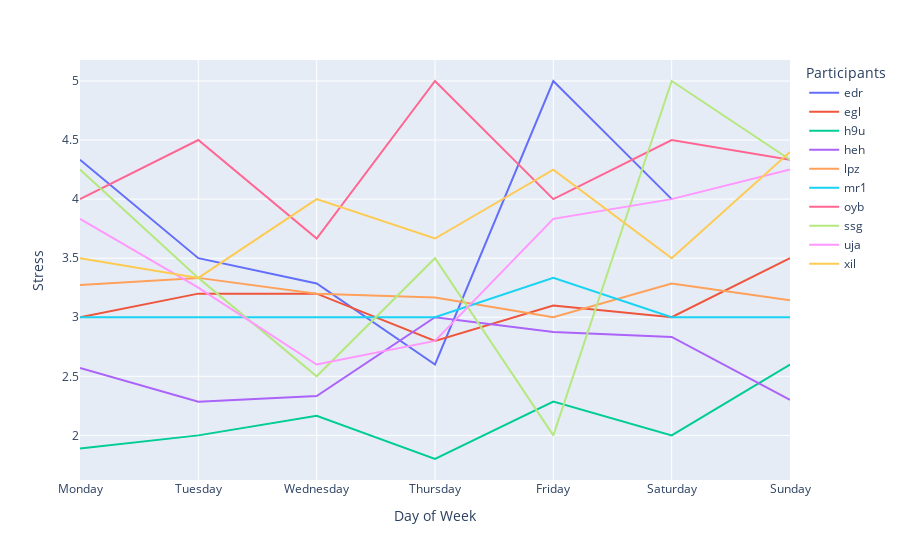

Notebook code cell kept with this figure:
### Code cell
# plot stress in df for each participant for each day_name ordered from Monday to Sunday
fig = px.line(df, x="day_name", y="stress", color="pid", 
                labels={
                    "stress": "Stress",
                    "day_name": "Day of Week",
                    "pid": "Participants"
                })
# fig.update_xaxes(categoryorder='array', categoryarray= ['Monday', 'Tuesday', 'Wednesday', 'Thursday', 'Friday', 'Saturday', 'Sunday'])
fig.show()

### Figure 1 — Plotly figure (JSON) as saved in the notebook; plotly's stock layout.template omitted (floating-point values rounded to 4 significant figures)
{"data": [{"hovertemplate": "Participants=edr<br>Day of Week=%{x}<br>Stress=%{y}<extra></extra>", "legendgroup": "edr", "line": {"color": "#636efa", "dash": "solid"}, "marker": {"symbol": "circle"}, "mode": "lines", "name": "edr", "orientation": "v", "showlegend": true, "type": "scatter", "x": ["Monday", "Tuesday", "Wednesday", "Thursday", "Friday", "Saturday"], "xaxis": "x", "y": [4.333, 3.5, 3.286, 2.6, 5, 4], "yaxis": "y"}, {"hovertemplate": "Participants=egl<br>Day of Week=%{x}<br>Stress=%{y}<extra></extra>", "legendgroup": "egl", "line": {"color": "#EF553B", "dash": "solid"}, "marker": {"symbol": "circle"}, "mode": "lines", "name": "egl", "orientation": "v", "showlegend": true, "type": "scatter", "x": ["Monday", "Tuesday", "Wednesday", "Thursday", "Friday", "Saturday", "Sunday"], "xaxis": "x", "y": [3, 3.2, 3.2, 2.8, 3.1, 3, 3.5], "yaxis": "y"}, {"hovertemplate": "Participants=h9u<br>Day of Week=%{x}<br>Stress=%{y}<extra></extra>", "legendgroup": "h9u", "line": {"color": "#00cc96", "dash": "solid"}, "marker": {"symbol": "circle"}, "mode": "lines", "name": "h9u", "orientation": "v", "showlegend": true, "type": "scatter", "x": ["Monday", "Tuesday", "Wednesday", "Thursday", "Friday", "Saturday", "Sunday"], "xaxis": "x", "y": [1.889, 2, 2.167, 1.8, 2.286, 2, 2.6], "yaxis": "y"}, {"hovertemplate": "Participants=heh<br>Day of Week=%{x}<br>Stress=%{y}<extra></extra>", "legendgroup": "heh", "line": {"color": "#ab63fa", "dash": "solid"}, "marker": {"symbol": "circle"}, "mode": "lines", "name": "heh", "orientation": "v", "showlegend": true, "type": "scatter", "x": ["Monday", "Tuesday", "Wednesday", "Thursday", "Friday", "Saturday", "Sunday"], "xaxis": "x", "y": [2.571, 2.286, 2.333, 3, 2.875, 2.833, 2.3], "yaxis": "y"}, {"hovertemplate": "Participants=lpz<br>Day of Week=%{x}<br>Stress=%{y}<extra></extra>", "legendgroup": "lpz", "line": {"color": "#FFA15A", "dash": "solid"}, "marker": {"symbol": "circle"}, "mode": "lines", "name": "lpz", "orientation": "v", "showlegend": true, "type": "scatter", "x": ["Monday", "Tuesday", "Wednesday", "Thursday", "Friday", "Saturday", "Sunday"], "xaxis": "x", "y": [3.273, 3.333, 3.2, 3.167, 3, 3.286, 3.143], "yaxis": "y"}, {"hovertemplate": "Participants=mr1<br>Day of Week=%{x}<br>Stress=%{y}<extra></extra>", "legendgroup": "mr1", "line": {"color": "#19d3f3", "dash": "solid"}, "marker": {"symbol": "circle"}, "mode": "lines", "name": "mr1", "orientation": "v", "showlegend": true, "type": "scatter", "x": ["Monday", "Tuesday", "Wednesday", "Thursday", "Friday", "Saturday", "Sunday"], "xaxis": "x", "y": [3, 3, 3, 3, 3.333, 3, 3], "yaxis": "y"}, {"hovertemplate": "Participants=oyb<br>Day of Week=%{x}<br>Stress=%{y}<extra></extra>", "legendgroup": "oyb", "line": {"color": "#FF6692", "dash": "solid"}, "marker": {"symbol": "circle"}, "mode": "lines", "name": "oyb", "orientation": "v", "showlegend": true, "type": "scatter", "x": ["Monday", "Tuesday", "Wednesday", "Thursday", "Friday", "Saturday", "Sunday"], "xaxis": "x", "y": [4, 4.5, 3.667, 5, 4, 4.5, 4.333], "yaxis": "y"}, {"hovertemplate": "Participants=ssg<br>Day of Week=%{x}<br>Stress=%{y}<extra></extra>", "legendgroup": "ssg", "line": {"color": "#B6E880", "dash": "solid"}, "marker": {"symbol": "circle"}, "mode": "lines", "name": "ssg", "orientation": "v", "showlegend": true, "type": "scatter", "x": ["Monday", "Tuesday", "Wednesday", "Thursday", "Friday", "Saturday", "Sunday"], "xaxis": "x", "y": [4.25, 3.333, 2.5, 3.5, 2, 5, 4.333], "yaxis": "y"}, {"hovertemplate": "Participants=uja<br>Day of Week=%{x}<br>Stress=%{y}<extra></extra>", "legendgroup": "uja", "line": {"color": "#FF97FF", "dash": "solid"}, "marker": {"symbol": "circle"}, "mode": "lines", "name": "uja", "orientation": "v", "showlegend": true, "type": "scatter", "x": ["Monday", "Tuesday", "Wednesday", "Thursday", "Friday", "Saturday", "Sunday"], "xaxis": "x", "y": [3.833, 3.25, 2.6, 2.8, 3.833, 4, 4.25], "yaxis": "y"}, {"hovertemplate": "Participants=xil<br>Day of Week=%{x}<br>Stress=%{y}<extra></extra>", "legendgroup": "xil", "line": {"color": "#FECB52", "dash": "solid"}, "marker": {"symbol": "circle"}, "mode": "lines", "name": "xil", "orientation": "v", "showlegend": true, "type": "scatter", "x": ["Monday", "Tuesday", "Wednesday", "Thursday", "Friday", "Saturday", "Sunday"], "xaxis": "x", "y": [3.5, 3.333, 4, 3.667, 4.25, 3.5, 4.4], "yaxis": "y"}], "layout": {"legend": {"title": {"text": "Participants"}, "tracegroupgap": 0}, "margin": {"t": 60}, "xaxis": {"anchor": "y", "domain": [0, 1], "title": {"text": "Day of Week"}}, "yaxis": {"anchor": "x", "domain": [0, 1], "title": {"text": "Stress"}}}}
